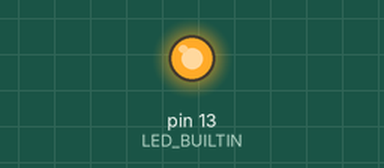
A sketch run on a simulated Arduino Uno, built with avr-gcc and run on an emulated ATmega328P. Parts: output pins drawn as LEDs (lit = HIGH).

Above: at 1.0 s.
At 3.5 s:
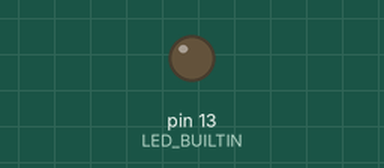
Timing chart, 0 to 6.5 s (numbered marks = the images above):
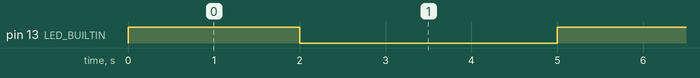

Measured:
- by itself, pin 13 (LED_BUILTIN): alternates HIGH for 2.0 s and LOW for 3.0 s

The sketch:

sketch_aug16d.ino
```cpp
void hidup(int waktu){
  digitalWrite(LED_BUILTIN,HIGH);
  delay(waktu);
}

void mati(int waktu){
  digitalWrite(LED_BUILTIN,LOW);
  delay(waktu);
 }

void setup() {
  // put your setup code here, to run once:
  pinMode(LED_BUILTIN,OUTPUT);
}

void loop() {
  // put your main code here, to run repeatedly:
  hidup(2000);
  mati(3000);
}
```
